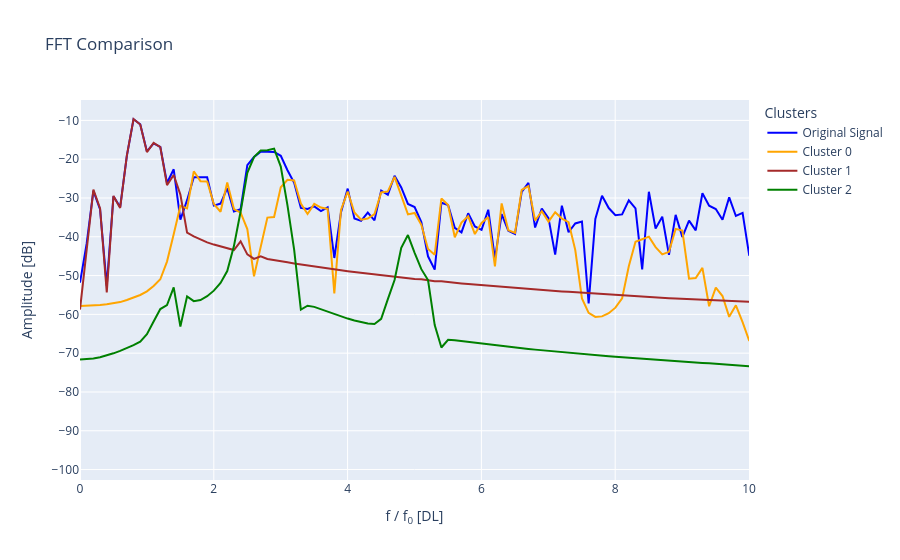
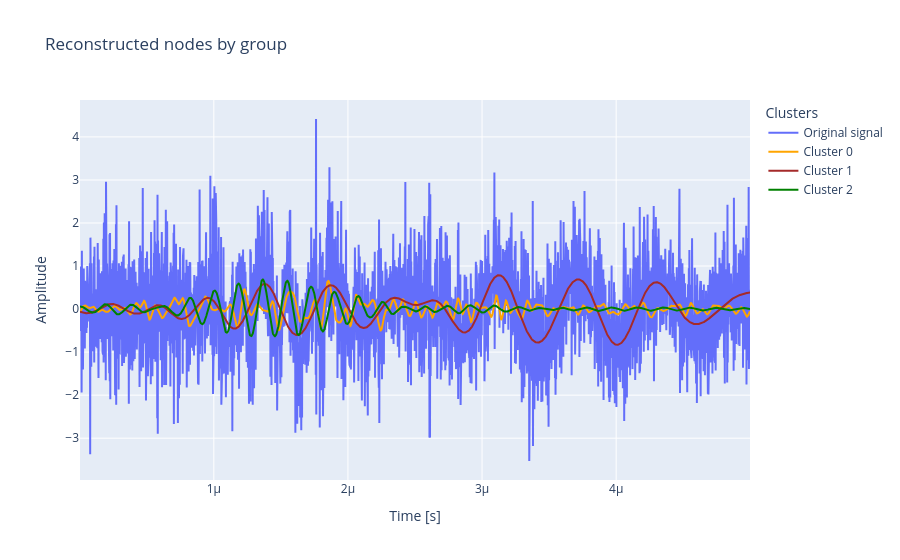

The notebook cell saved with these charts, in order:
### Code cell
# Set clusters to None to plot all of them, otherwise, plot a list of int
fig = plot.plot_fft_by_group(
    tr_obj, labels, no_clusters, sampling_rate,
    clusters=None, xlim=10, fundamental_freq=frequency,
    freq_threshold=freq_threshold
)

fig = plot.plot_reconstructions_by_group(tr_obj, labels, no_clusters, t_plot, freq_threshold)

### Figure 1 — Plotly figure (JSON) as saved in the notebook; plotly's stock layout.template omitted (floating-point values rounded to 4 significant figures; data arrays with more than 128 entries replaced by an {"elided": "..."} marker saying what was removed)
{"data": [{"line": {"color": "blue"}, "mode": "lines", "name": "Original Signal", "type": "scatter", "x": {"elided": "1249 float values"}, "y": {"elided": "1249 float values"}}, {"line": {"color": "orange"}, "mode": "lines", "name": "Cluster 0", "type": "scatter", "x": {"elided": "1249 float values"}, "y": {"elided": "1249 float values"}}, {"line": {"color": "brown"}, "mode": "lines", "name": "Cluster 1", "type": "scatter", "x": {"elided": "1249 float values"}, "y": {"elided": "1249 float values"}}, {"line": {"color": "green"}, "mode": "lines", "name": "Cluster 2", "type": "scatter", "x": {"elided": "1249 float values"}, "y": {"elided": "1249 float values"}}], "layout": {"legend": {"title": {"text": "Clusters"}}, "title": {"text": "FFT Comparison"}, "xaxis": {"range": [0, 10], "title": {"text": "f / f<sub>0</sub> [DL]"}}, "yaxis": {"title": {"text": "Amplitude [dB]"}}}}

### Figure 2 — Plotly figure (JSON) as saved in the notebook; plotly's stock layout.template omitted (floating-point values rounded to 4 significant figures; data arrays with more than 128 entries replaced by an {"elided": "..."} marker saying what was removed)
{"data": [{"mode": "lines", "name": "Original signal", "type": "scatter", "x": {"elided": "2499 float values"}, "y": {"elided": "2499 float values"}}, {"line": {"color": "orange"}, "mode": "lines", "name": "Cluster 0", "type": "scatter", "x": {"elided": "2499 float values"}, "y": {"elided": "2499 float values"}}, {"line": {"color": "brown"}, "mode": "lines", "name": "Cluster 1", "type": "scatter", "x": {"elided": "2499 float values"}, "y": {"elided": "2499 float values"}}, {"line": {"color": "green"}, "mode": "lines", "name": "Cluster 2", "type": "scatter", "x": {"elided": "2499 float values"}, "y": {"elided": "2499 float values"}}], "layout": {"legend": {"title": {"text": "Clusters"}}, "title": {"text": "Reconstructed nodes by group"}, "xaxis": {"title": {"text": "Time [s]"}}, "yaxis": {"title": {"text": "Amplitude"}}}}
